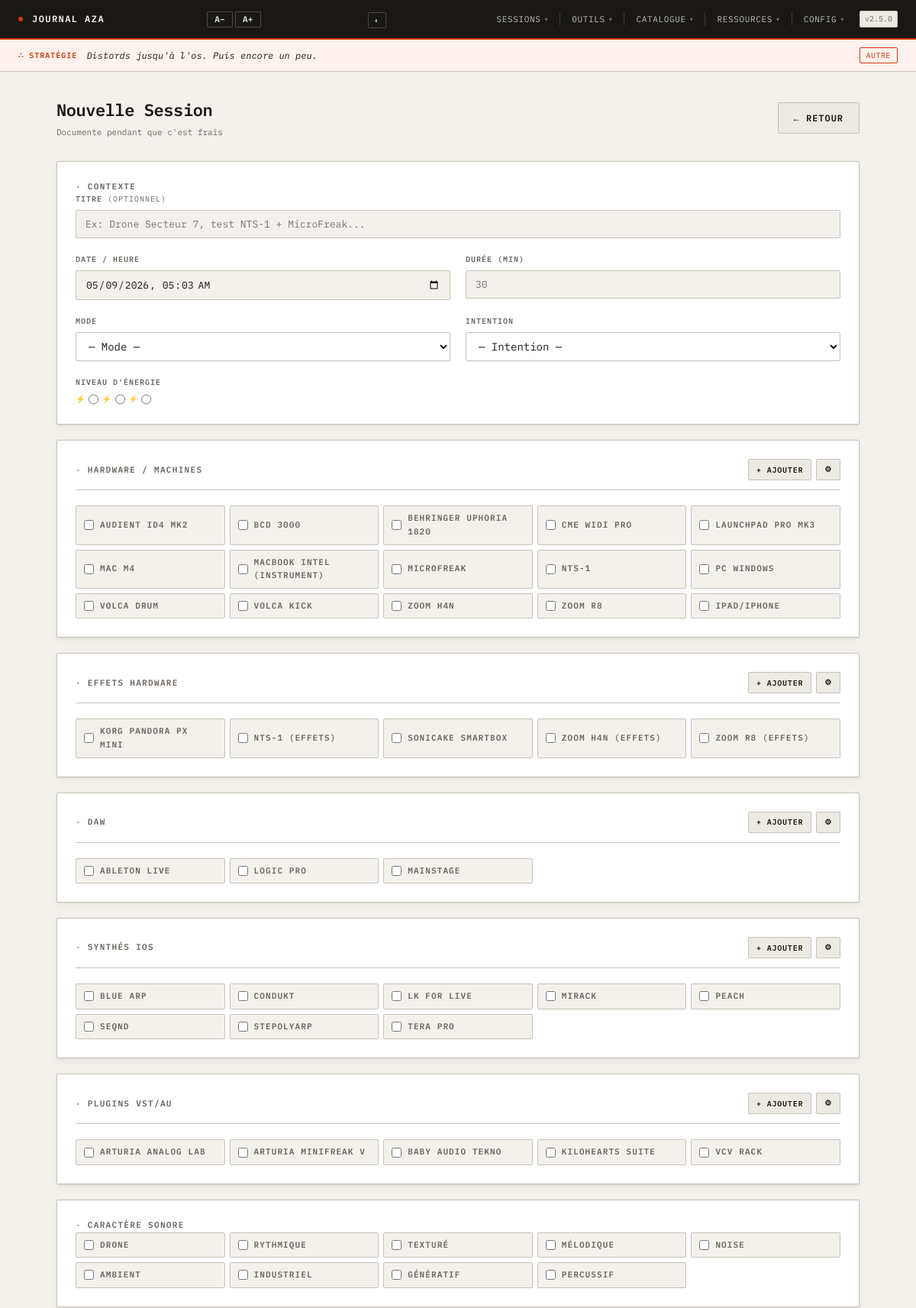
The app's page /new (upper part) with its own data.
### tables this page shows
CREATE TABLE obliques (
            id INTEGER PRIMARY KEY AUTOINCREMENT,
            text TEXT NOT NULL,
            active INTEGER DEFAULT 1,
            created_at TEXT DEFAULT CURRENT_TIMESTAMP
        );

CREATE TABLE catalogue (
            id INTEGER PRIMARY KEY AUTOINCREMENT,
            type TEXT NOT NULL,
            name TEXT NOT NULL,
            active INTEGER DEFAULT 1,
            notes TEXT,
            created_at TEXT DEFAULT CURRENT_TIMESTAMP
        , manufacturer TEXT DEFAULT '');

### sessions/api.py (the view)
@bp.route("/new", methods=["GET", "POST"])
def new_session():
    engine = _engine()
    if request.method == "POST":
        data = _form_to_data(request.form)
        from_live = request.form.get("_from_live")
        engine.create(data, from_live=bool(from_live))
        return redirect(url_for("sessions.index"))
    prefill = None
    if request.args.get("from_live"):
        prefill = engine.prefill_from_live()
    from_id = request.args.get("from")
    if from_id and not prefill:
        prefill = engine.get_plain(from_id)
    cat = engine.get_catalogue()
    return render_template("new.html",
                           catalogue=cat,
                           catalogue_blocks=catalogue_blocks(cat),
                           item_types=ITEM_TYPES,
                           characters=CHARACTERS,
                           modes=MODES,
                           intentions=INTENTIONS,
                           influences=engine.get_influences_active(),
                           oblique=_oblique(),
                           all_sessions=engine.list_brief(),
                           projects=engine.get_projects(),
                           prefill=prefill,
                           version=_version(),
                           now=datetime.now().strftime("%Y-%m-%dT%H:%M"))

### app.py (called while the page is built)
def _get_config():
    if os.path.exists(CONFIG_PATH):
        try:
            with open(CONFIG_PATH, encoding="utf-8") as f:
                return json.load(f)
        except Exception:
            pass
    return {}

@app.context_processor
def inject_globals():
    try:
        conn = _get_db(DB_PATH)
        live = conn.execute("SELECT id FROM live_session LIMIT 1").fetchone()
        conn.close()
        return {"has_live": live is not None,
                "obsidian_vault": _get_config().get("obsidian_vault", "")}
    except Exception:
        return {"has_live": False, "obsidian_vault": ""}

### core/db.py (called while the page is built)
def get_db(db_path):
    conn = sqlite3.connect(db_path, timeout=10.0)
    conn.row_factory = sqlite3.Row
    return conn

### core/oblique.py (called while the page is built)
def rand_oblique(db_path):
    conn = get_db(db_path)
    rows = conn.execute("SELECT text FROM obliques WHERE active=1").fetchall()
    conn.close()
    if not rows:
        return _FALLBACK
    return random.choice(rows)["text"]

### sessions/api.py (called while the page is built)
def _engine():
    return SessionsEngine(current_app.config["DB_PATH"])

def _version():
    return current_app.config.get("VERSION", "")

def _oblique():
    return _rand_oblique(current_app.config["DB_PATH"])

### sessions/engine.py (called while the page is built)
def _chunk_list(lst, n):
    lst = list(lst)
    return [lst[i:i+n] for i in range(0, len(lst), n)]

def catalogue_blocks(catalogue, block_size=16):
    LABELS = {k: v for k, v in ITEM_TYPES.items()}
    blocks = []
    for key, label in LABELS.items():
        items = list(catalogue.get(key, []))
        if not items:
            continue
        chunks = _chunk_list(items, block_size)
        n = len(chunks)
        for i, chunk in enumerate(chunks):
            suffix = f" {i+1}/{n}" if n > 1 else ""
            blocks.append({'title': label + suffix, 'entries': chunk, 'add_line': (i == n-1)})
    return blocks

    def _get_db(self):
        return get_db(self.db_path)

    def get_catalogue(self):
        conn = self._get_db()
        rows = conn.execute(
            "SELECT * FROM catalogue WHERE active=1 ORDER BY type, manufacturer, name"
        ).fetchall()
        conn.close()
        result = {k: [] for k in ITEM_TYPES}
        for r in rows:
            if r["type"] in result:
                result[r["type"]].append(dict(r))
        return result

    def get_influences_active(self):
        conn = self._get_db()
        rows = conn.execute("SELECT * FROM influences WHERE active=1 ORDER BY name").fetchall()
        conn.close()
        return [dict(r) for r in rows]

### templates/new.html (shortened to what this page needs)
{% extends "base.html" %}
{% block content %}
{% set pf_machines   = (prefill.machines   or '').split(', ') if prefill else [] %}
{% set pf_effects    = (prefill.effects    or '').split(', ') if prefill else [] %}
{% set pf_daws       = (prefill.daws       or '').split(', ') if prefill else [] %}
{% set pf_ios        = (prefill.synths_ios or '').split(', ') if prefill else [] %}
{% set pf_plugins    = (prefill.plugins    or '').split(', ') if prefill else [] %}
{% set pf_characters = (prefill.character  or '').split(', ') if prefill else [] %}
{% set pf_influences = (prefill.influences or '').split(', ') if prefill else [] %}
{% set from_live = prefill and prefill.get('_from_live') if prefill is mapping else (prefill['_from_live'] if prefill else false) %}
<div class="page-header">
    <div>
        <div class="page-title">
            {% if prefill %}
                {% if prefill is mapping and prefill.get('_from_live') %}
                    Documenter la session
                    <span style="font-size:14px;color:var(--accent);font-weight:400;">— {{ (prefill.duration_min or 0)|int }} min enregistrées</span>
                {% else %}
                    Nouvelle Session <span style="font-size:14px;color:var(--text-muted);font-weight:400;">— Setup copié de #{{ prefill.id }}</span>
                {% endif %}
            {% else %}
                Nouvelle Session
            {% endif %}
        </div>
        <div class="page-subtitle">Documente pendant que c'est frais</div>
    </div>
    <a href="{{ url_for('sessions.index') }}" class="btn btn-secondary">← Retour</a>
</div>
<form method="POST" action="{{ url_for('sessions.new_session') }}" data-autosave>
<div class="card">
    <div class="card-title">∙ Contexte</div>
    <div class="form-grid">
        <div class="form-group full">
            <label>Titre <span style="color:var(--text-muted);font-weight:400;">(optionnel)</span></label>
            <input type="text" name="title" placeholder="Ex: Drone Secteur 7, test NTS-1 + MicroFreak..." value="{{ prefill.title if (prefill is mapping and prefill and prefill.get('title')) else '' }}">
        </div>
        <div class="form-group">
            <label>Date / Heure</label>
            <input type="datetime-local" name="date" value="{{ now }}">
        </div>
        <div class="form-group">
            <label>Durée (min)</label>
            <input type="number" name="duration_min" placeholder="30" min="1"
                value="{{ prefill.duration_min if (prefill is mapping and prefill and prefill.get('_from_live')) else '' }}">
        </div>
        <div class="form-group">
            <label>Mode</label>
            <select name="mode">
                <option value="">— Mode —</option>
                {% set pf_mode = (prefill.mode or '') if prefill else '' %}
            </select>
        </div>
        <div class="form-group">
            <label>Intention</label>
            <select name="intention">
                <option value="">— Intention —</option>
                {% set pf_intention = (prefill.intention or '') if prefill else '' %}
            </select>
        </div>
        <div class="form-group full">
            <label>Niveau d'énergie</label>
            <div class="star-group">
                <input type="radio" name="energy_level" id="e3" value="3"><label for="e3">⚡</label>
                <input type="radio" name="energy_level" id="e2" value="2"><label for="e2">⚡</label>
                <input type="radio" name="energy_level" id="e1" value="1"><label for="e1">⚡</label>
            </div>
        </div>
    </div>
</div>
<div class="card">
    <div class="card-header">
        <span class="card-title">∙ Hardware / Machines</span>
        <div style="display:flex;gap:6px;">
            <button type="button" class="btn btn-secondary btn-sm" onclick="openQuickAdd('machine')">+ Ajouter</button>
            <a href="{{ url_for('catalogue.manage_catalogue') }}" class="btn btn-secondary btn-sm" target="_blank" title="Gérer le catalogue">⚙</a>
        </div>
    </div>
    <div class="check-grid" id="grid-machine">
        {% for mfr, items in catalogue.machine | groupby('manufacturer') %}
        {% for item in items %}
        <label class="chk">
            <input type="checkbox" name="machines" value="{{ item.name }}" {% if item.name in pf_machines %}checked{% endif %}>
            <span>{{ item.name }}</span>
        </label>
        {% endfor %}
        {% endfor %}
    </div>
</div>
<div class="card">
    <div class="card-header">
        <span class="card-title">∙ Effets Hardware</span>
        <div style="display:flex;gap:6px;">
            <button type="button" class="btn btn-secondary btn-sm" onclick="openQuickAdd('effet')">+ Ajouter</button>
            <a href="{{ url_for('catalogue.manage_catalogue') }}" class="btn btn-secondary btn-sm" target="_blank" title="Gérer le catalogue">⚙</a>
        </div>
    </div>
    <div class="check-grid" id="grid-effet">
        {% for mfr, items in catalogue.effet | groupby('manufacturer') %}
        {% for item in items %}
        <label class="chk">
            <input type="checkbox" name="effects" value="{{ item.name }}" {% if item.name in pf_effects %}checked{% endif %}>
            <span>{{ item.name }}</span>
        </label>
        {% endfor %}
        {% endfor %}
    </div>
</div>
<div class="card">
    <div class="card-header">
        <span class="card-title">∙ DAW</span>
        <div style="display:flex;gap:6px;">
            <button type="button" class="btn btn-secondary btn-sm" onclick="openQuickAdd('daw')">+ Ajouter</button>
            <a href="{{ url_for('catalogue.manage_catalogue') }}" class="btn btn-secondary btn-sm" target="_blank" title="Gérer le catalogue">⚙</a>
        </div>
    </div>
    <div class="check-grid" id="grid-daw">
        {% for mfr, items in catalogue.daw | groupby('manufacturer') %}
        {% for item in items %}
        <label class="chk">
            <input type="checkbox" name="daws" value="{{ item.name }}" {% if item.name in pf_daws %}checked{% endif %}>
            <span>{{ item.name }}</span>
        </label>
        {% endfor %}
        {% endfor %}
    </div>
</div>
<div class="card">
    <div class="card-header">
        <span class="card-title">∙ Synthés iOS</span>
        <div style="display:flex;gap:6px;">
            <button type="button" class="btn btn-secondary btn-sm" onclick="openQuickAdd('synth_ios')">+ Ajouter</button>
            <a href="{{ url_for('catalogue.manage_catalogue') }}" class="btn btn-secondary btn-sm" target="_blank" title="Gérer le catalogue">⚙</a>
        </div>
    </div>
    <div class="check-grid" id="grid-synth_ios">
        {% for mfr, items in catalogue.synth_ios | groupby('manufacturer') %}
        {% for item in items %}
        <label class="chk">
            <input type="checkbox" name="synths_ios" value="{{ item.name }}" {% if item.name in pf_ios %}checked{% endif %}>
            <span>{{ item.name }}</span>
        </label>
        {% endfor %}
        {% endfor %}
    </div>
</div>
<div class="card">
    <div class="card-header">
        <span class="card-title">∙ Plugins VST/AU</span>
        <div style="display:flex;gap:6px;">
            <button type="button" class="btn btn-secondary btn-sm" onclick="openQuickAdd('plugin')">+ Ajouter</button>
            <a href="{{ url_for('catalogue.manage_catalogue') }}" class="btn btn-secondary btn-sm" target="_blank" title="Gérer le catalogue">⚙</a>
        </div>
    </div>
    <div class="check-grid" id="grid-plugin">
        {% for mfr, items in catalogue.plugin | groupby('manufacturer') %}
        {% for item in items %}
        <label class="chk">
            <input type="checkbox" name="plugins" value="{{ item.name }}" {% if item.name in pf_plugins %}checked{% endif %}>
            <span>{{ item.name }}</span>
        </label>
        {% endfor %}
        {% endfor %}
    </div>
</div>
<div class="card">
    <div class="card-title">∙ Caractère sonore</div>
    <div class="check-grid">
        {% for c in characters %}
        <label class="chk">
            <input type="checkbox" name="character" value="{{ c }}" {% if c in pf_characters %}checked{% endif %}>
            <span>{{ c }}</span>
        </label>
        {% endfor %}
    </div>
</div>
    {% set effective_oblique = (prefill.oblique if (prefill is mapping and prefill and prefill.get('_from_live')) else none) or oblique %}
</form>
{% endblock %}

### templates/base.html (shortened to what this page needs)
<!DOCTYPE html>
<html lang="fr">
<head>
</head>
<body>
    <header>
        <div class="header-brand"><span class="dot"></span>Journal AZA</div>
        <div class="zoom-btns" title="Zoom global">
            <button type="button" onclick="globalZoomOut()" aria-label="Réduire le zoom">A−</button>
            <button type="button" onclick="globalZoomIn()"  aria-label="Agrandir le zoom">A+</button>
        </div>
        <div id="theme-picker" style="position:relative;">
            <button type="button" onclick="toggleThemePicker()" title="Thème"
                style="background:none;border:1px solid rgba(255,255,255,0.2);color:rgba(255,255,255,0.7);
                       font-family:var(--mono);font-size:10px;padding:3px 8px;border-radius:var(--radius);
                       cursor:pointer;letter-spacing:.04em;">
                ◐
            </button>
                {% set themes = [
                    ('beton',            '#F4F1EC', '#D4380D', 'Béton'),
                    ('t-machine',        '#111210', '#E84B1A', 'Machine'),
                    ('t-nord',           '#2E3440', '#BF616A', 'Nord'),
                    ('t-solarized-dark', '#002B36', '#DC322F', 'Solarized Dark'),
                    ('t-solarized-light','#FDF6E3', '#DC322F', 'Solarized Light'),
                    ('t-gruvbox',        '#282828', '#FB4934', 'Gruvbox'),
                ] %}
        </div>
        <nav class="header-nav" id="header-nav">
            <div class="nav-dropdown">
                <button type="button" class="nav-btn" onclick="toggleDrop(this)">Sessions <span class="nav-caret">▾</span></button>
            </div>
            <div class="nav-dropdown">
                <button type="button" class="nav-btn" onclick="toggleDrop(this)">Outils <span class="nav-caret">▾</span></button>
            </div>
            <div class="nav-dropdown">
                <button type="button" class="nav-btn" onclick="toggleDrop(this)">Catalogue <span class="nav-caret">▾</span></button>
            </div>
            <div class="nav-dropdown">
                <button type="button" class="nav-btn" onclick="toggleDrop(this)">Ressources <span class="nav-caret">▾</span></button>
            </div>
            <div class="nav-dropdown">
                <button type="button" class="nav-btn" onclick="toggleDrop(this)">Config <span class="nav-caret">▾</span></button>
            </div>
            <span class="version-badge">v{{ version }}</span>
        </nav>
    </header>
    {% if oblique is defined %}
    <div class="oblique-banner">
        <span class="oblique-label">∴ Stratégie</span>
        <span class="oblique-text" id="oblique-text">{{ oblique }}</span>
        <button class="oblique-btn" onclick="refreshOblique()">Autre</button>
    </div>
    {% endif %}
    <main>{% block content %}{% endblock %}</main>
</body>
</html>

### records on screen
obliques: text "Distords jusqu'à l'os. Puis encore un peu."
catalogue: name "AUDIENT ID4 MK2"
catalogue: name "BCD 3000"
catalogue: name "BEHRINGER UPHORIA 1820"
catalogue: name "CME WIDI PRO"
catalogue: name "LAUNCHPAD PRO MK3"
catalogue: name "MAC M4"
catalogue: name "MACBOOK INTEL (INSTRUMENT)"
catalogue: name "MICROFREAK"
catalogue: name "NTS-1"
catalogue: name "PC WINDOWS"
catalogue: name "VOLCA DRUM"
catalogue: name "VOLCA KICK"
catalogue: name "ZOOM H4N"
catalogue: name "ZOOM R8"
catalogue: name "IPAD/IPHONE"
catalogue: name "KORG PANDORA PX MINI"
catalogue: name "NTS-1 (EFFETS)"
catalogue: name "SONICAKE SMARTBOX"
catalogue: name "ZOOM H4N (EFFETS)"
catalogue: name "ZOOM R8 (EFFETS)"
catalogue: name "ABLETON LIVE"
catalogue: name "LOGIC PRO"
catalogue: name "MAINSTAGE"
catalogue: name "BLUE ARP"
catalogue: name "CONDUKT"
catalogue: name "LK FOR LIVE"
catalogue: name "MIRACK"
catalogue: name "PEACH"
catalogue: name "SEQND"
catalogue: name "STEPOLYARP"
catalogue: name "TERA PRO"
catalogue: name "ARTURIA ANALOG LAB"
catalogue: name "ARTURIA MINIFREAK V"
catalogue: name "BABY AUDIO TEKNO"
catalogue: name "KILOHEARTS SUITE"
catalogue: name "VCV RACK"

### other values on screen
{{ version }} "2.5.0"
{{ c }} "DRONE" "RYTHMIQUE" "TEXTURÉ" "MÉLODIQUE" "NOISE" "AMBIENT" "INDUSTRIEL" "GÉNÉRATIF" "PERCUSSIF"
